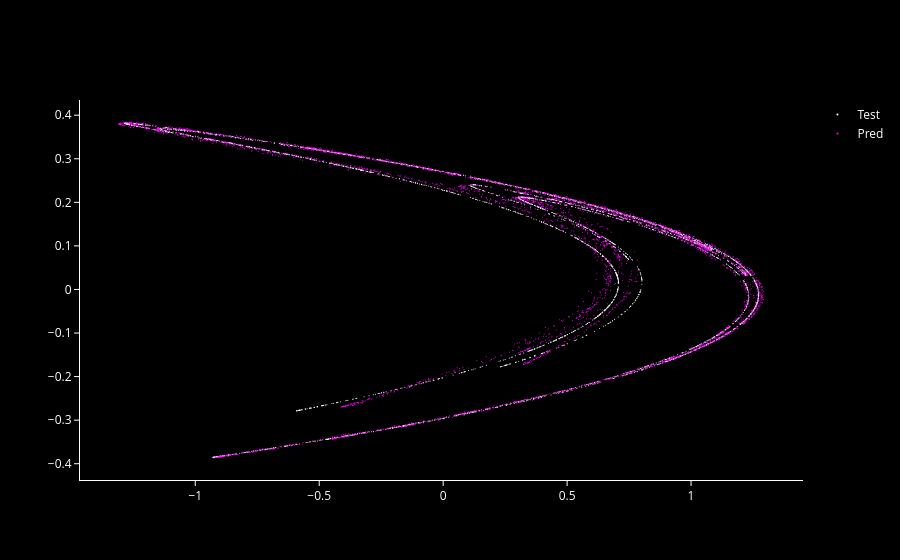
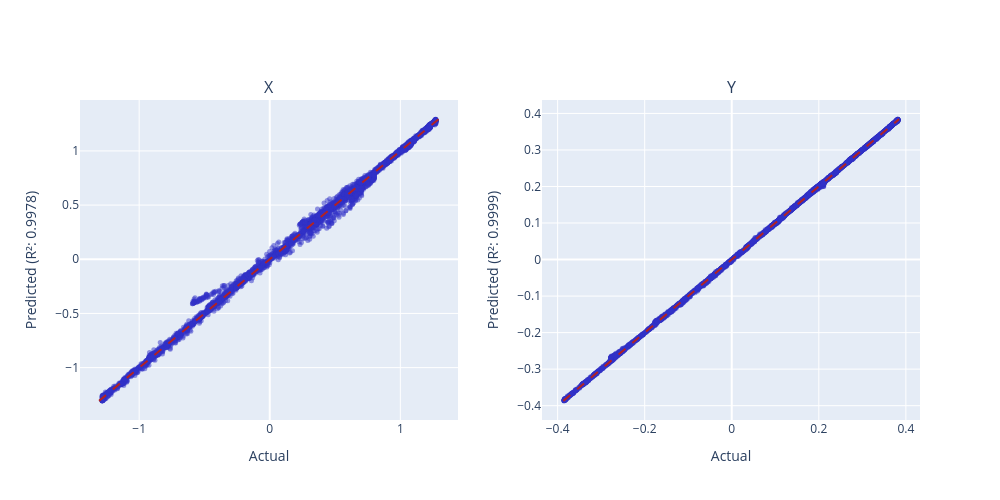

Write notebook code for charts like these, in order.
### Code cell
henon_plot([henon_dataset[-Y_pred.shape[0] :], Y_pred], ["Test", "Pred"]).show()
r_2_plots_grid(Y_test, Y_pred, ["X", "Y"]).show()

### Figure 1 — Plotly figure (JSON) as saved in the notebook; plotly's stock layout.template omitted (floating-point values rounded to 4 significant figures; data arrays with more than 128 entries replaced by an {"elided": "..."} marker saying what was removed)
{"data": [{"marker": {"color": "white", "size": 1}, "mode": "markers", "name": "Test", "type": "scatter", "x": {"elided": "4000 float values"}, "y": {"elided": "4000 float values"}}, {"marker": {"color": "magenta", "size": 1}, "mode": "markers", "name": "Pred", "type": "scatter", "x": {"elided": "4000 float values"}, "y": {"elided": "4000 float values"}}], "layout": {"font": {"color": "white"}, "paper_bgcolor": "black", "plot_bgcolor": "black", "xaxis": {"linecolor": "white", "showgrid": false, "tickcolor": "white", "ticks": "outside", "zeroline": false}, "yaxis": {"linecolor": "white", "showgrid": false, "tickcolor": "white", "ticks": "outside", "zeroline": false}}}

### Figure 2 — Plotly figure (JSON) as saved in the notebook; plotly's stock layout.template omitted (floating-point values rounded to 4 significant figures; data arrays with more than 128 entries replaced by an {"elided": "..."} marker saying what was removed)
{"data": [{"marker": {"color": "rgba(50, 50, 200, 0.5)", "size": 5}, "mode": "markers", "name": "Data", "type": "scatter", "x": {"elided": "4000 float values"}, "xaxis": "x", "y": {"elided": "4000 float values"}, "yaxis": "y"}, {"line": {"color": "firebrick", "dash": "dash"}, "mode": "lines", "name": "Ideal", "type": "scatter", "x": [-1.307, 1.294], "xaxis": "x", "y": [-1.307, 1.294], "yaxis": "y"}, {"marker": {"color": "rgba(50, 50, 200, 0.5)", "size": 5}, "mode": "markers", "name": "Data", "type": "scatter", "x": {"elided": "4000 float values"}, "xaxis": "x2", "y": {"elided": "4000 float values"}, "yaxis": "y2"}, {"line": {"color": "firebrick", "dash": "dash"}, "mode": "lines", "name": "Ideal", "type": "scatter", "x": [-0.3869, 0.3844], "xaxis": "x2", "y": [-0.3869, 0.3844], "yaxis": "y2"}], "layout": {"annotations": [{"font": {"size": 16}, "showarrow": false, "text": "X", "x": 0.225, "xanchor": "center", "xref": "paper", "y": 1, "yanchor": "bottom", "yref": "paper"}, {"font": {"size": 16}, "showarrow": false, "text": "Y", "x": 0.775, "xanchor": "center", "xref": "paper", "y": 1, "yanchor": "bottom", "yref": "paper"}], "height": 500, "showlegend": false, "width": 1000, "xaxis": {"anchor": "y", "domain": [0, 0.45], "title": {"text": "Actual"}}, "xaxis2": {"anchor": "y2", "domain": [0.55, 1], "title": {"text": "Actual"}}, "yaxis": {"anchor": "x", "domain": [0, 1], "title": {"text": "Predicted (R²: 0.9978)"}}, "yaxis2": {"anchor": "x2", "domain": [0, 1], "title": {"text": "Predicted (R²: 0.9999)"}}}}
